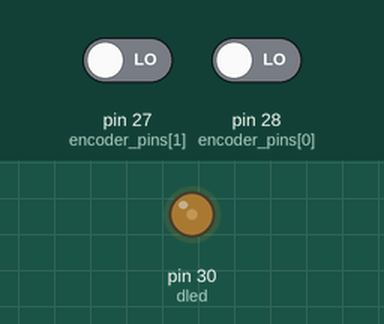
Bench run of a sketch on a simulated Arduino Mega 2560, built with avr-gcc and run on an emulated ATmega2560. Shown: output pins drawn as LEDs (lit = HIGH). The inputs (shaded band) are chosen by the test bench; at power-on: pin 27 (encoder_pins[1]) LOW, pin 28 (encoder_pins[0]) LOW.

Above: at 1.2 s.
1.3 s: pin 27 (encoder_pins[1]) driven HIGH
At 2.4 s:
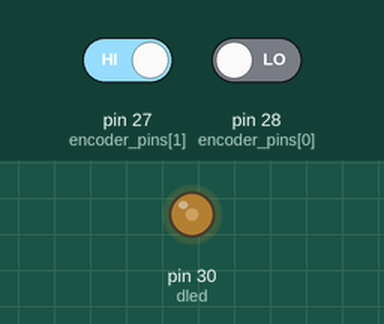
2.8 s: pin 28 (encoder_pins[0]) driven HIGH
At 4.0 s:
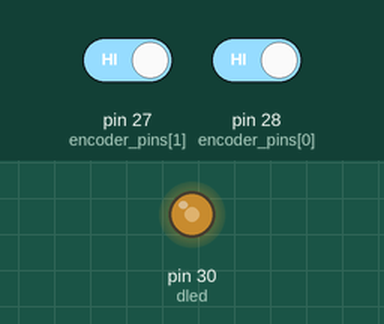
Timing chart, 0 to 5.8 s (numbered marks = the images above; inputs shaded):
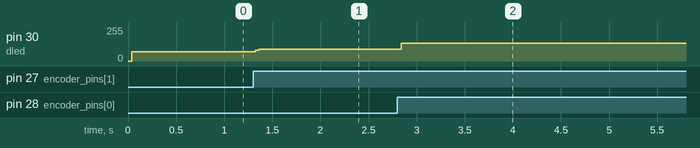

Measured:
- after the input at 1.3 s, pin 30 (dled): 69/255 → 90/255 at once
- after the input at 2.8 s, pin 30 (dled): 90/255 → 132/255 at once

The sketch:

encoders.ino
```cpp
const int dled = 30;
const int encoder_pins[2] = {28, 27};

void setup() {
  pinMode(dled, OUTPUT);
  pinMode(encoder_pins[0], INPUT);
  pinMode(encoder_pins[1], INPUT);
}

void loop() {
  while(true) {
    int x = 2;
    if(digitalRead(encoder_pins[0]) == HIGH)
      --x;
    if(digitalRead(encoder_pins[1]) == HIGH)
      --x;
    digitalWrite(dled, LOW);
    delayMicroseconds(100+100 * x);
    digitalWrite(dled, HIGH);
    delayMicroseconds(100);

  }
}
```
